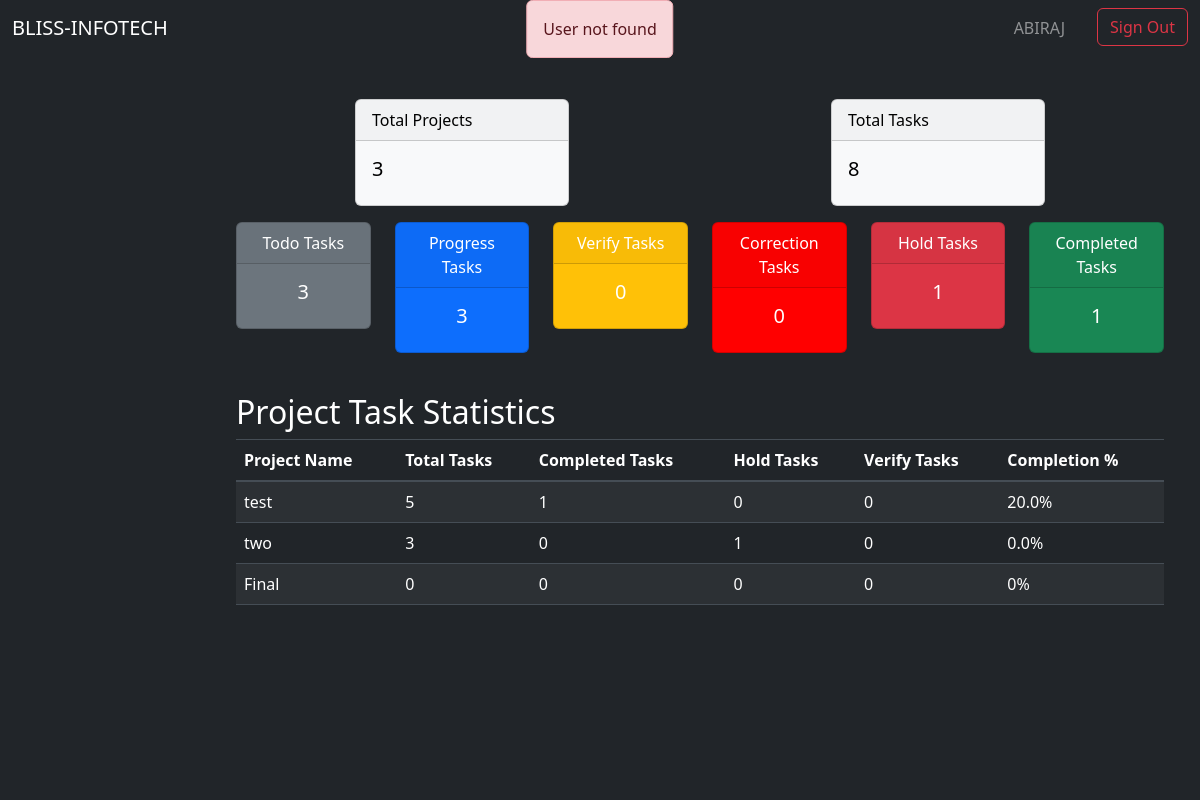
Before: /lead/ (signed in) with the older database file.
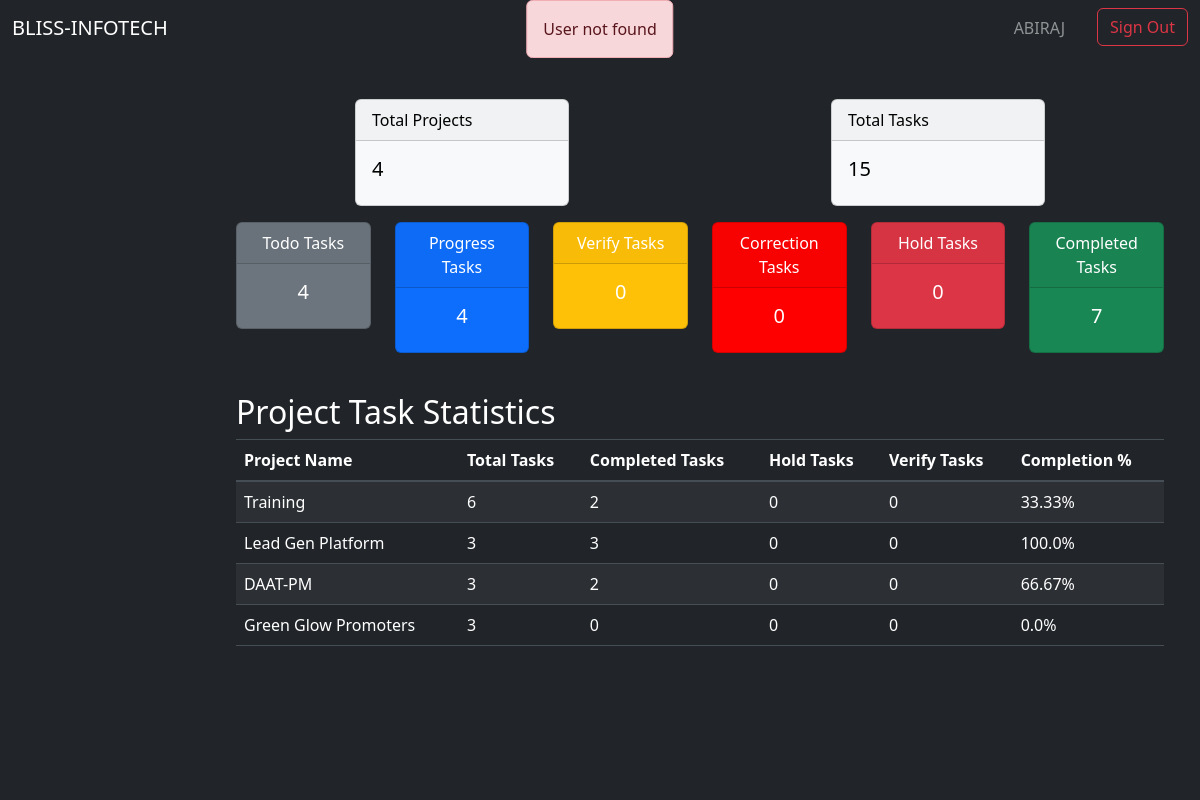
After: the same page with the newer database file.
### app/models.py (models this page shows)
class Project(models.Model):
    id = models.AutoField(primary_key=True)
    name = models.CharField(max_length=64)
    description = models.TextField()
    manager = models.ForeignKey(User, on_delete=models.SET_NULL, null=True)
    client_name = models.CharField(max_length=64, null=True)
    status = models.CharField(max_length=10, default="DESIGN")
    created = models.DateTimeField(auto_now_add=True)
    started = models.DateTimeField(null=True)
    updated = models.DateTimeField(auto_now=True)
    due = models.DateField(null=True)

### app/decorators.py (the view)
        @login_required
        def wrapper(request, *args, **kwargs):
            if in_groups(request.user):
                return view_function(request, *args, **kwargs)
            return redirect('/signout')

### app/views.py (called while the page is built)
def get_role(request):
    if request.user.is_authenticated:
        try:
            role = request.user.groups.all()[0].name
            role = role.lower()
            return role
        except:
            messages.error(request, 'User not found')
            return "/signout"
    else:
        return "/signin"

### lead/views.py (called while the page is built)
@group_required(const.LEAD)
def dashboard(request):
    if request.user.is_authenticated:
        request.session['user_role'] = app_views.get_role(request)
        return render(request,'lead/dashboard.html', lead_dashboard(request))
    else: return redirect('signin')

### template/lead/dashboard.html (shortened to what this page needs)
{% extends 'lead/lead.html' %}
{% block lead_board %}
<div class="container mt-4" style="overflow-x: hidden;">
    <div class="row justify-content-around">
        <div class="col-md-3">
            <div class="card text-black bg-light mb-3">
                <div class="card-header">Total Projects</div>
                <div class="card-body">
                    <h5 class="card-title">{{ total_projects }}</h5>
                </div>
            </div>
        </div>
        <div class="col-md-3">
            <div class="card text-black bg-light mb-3">
                <div class="card-header">Total Tasks</div>
                <div class="card-body">
                    <h5 class="card-title">{{ total_tasks }}</h5>
                </div>
            </div>
        </div>
    </div>
    <div class="row text-center">
        <div class="col-md-2 col-sm-6">
            <div class="card text-white bg-secondary mb-3">
                <div class="card-header">Todo Tasks</div>
                <div class="card-body">
                    <h5 class="card-title">{{ todo_tasks }}</h5>
                </div>
            </div>
        </div>
        <div class="col-md-2 col-sm-6">
            <div class="card text-white bg-primary mb-3">
                <div class="card-header">Progress Tasks</div>
                <div class="card-body">
                    <h5 class="card-title">{{ progress_tasks }}</h5>
                </div>
            </div>
        </div>
        <div class="col-md-2 col-sm-6">
            <div class="card text-white bg-warning mb-3">
                <div class="card-header">Verify Tasks</div>
                <div class="card-body">
                    <h5 class="card-title">{{ verify_tasks }}</h5>
                </div>
            </div>
        </div>
        <div class="col-md-2 col-sm-6">
            <div class="card text-white bg-brown-red mb-3">
                <div class="card-header">Correction Tasks</div>
                <div class="card-body">
                    <h5 class="card-title">{{ correction_tasks }}</h5>
                </div>
            </div>
        </div>
        <div class="col-md-2 col-sm-6">
            <div class="card text-white bg-danger mb-3">
                <div class="card-header">Hold Tasks</div>
                <div class="card-body">
                    <h5 class="card-title">{{ hold_tasks }}</h5>
                </div>
            </div>
        </div>
        <div class="col-md-2 col-sm-6">
            <div class="card text-white bg-success mb-3">
                <div class="card-header">Completed Tasks</div>
                <div class="card-body">
                    <h5 class="card-title">{{ complete_tasks }}</h5>
                </div>
            </div>
        </div>
    </div>
    <h2 class="text-white mt-4">Project Task Statistics</h2>
    <div class="table-responsive">
        <table class="table table-striped table-dark">
            <thead>
                <tr>
                    <th>Project Name</th>
                    <th>Total Tasks</th>
                    <th>Completed Tasks</th>
                    <th>Hold Tasks</th>
                    <th>Verify Tasks</th>
                    <th>Completion %</th>
                </tr>
            </thead>
            <tbody>
                {% for stat in project_stats %}
                <tr>
                    <td>{{ stat.project.name }}</td>
                    <td>{{ stat.total_tasks }}</td>
                    <td>{{ stat.completed_tasks }}</td>
                    <td>{{ stat.hold_tasks }}</td>
                    <td>{{ stat.verify_tasks }}</td>
                    <td>{{ stat.completion_percentage }}%</td>
                </tr>
                {% endfor %}
            </tbody>
        </table>
    </div>
</div>
{% endblock %}

### template/lead/lead.html (shortened to what this page needs)
{% extends 'dashboard.html' %}
{% load static %}
{% block dashboard %}
    {% block lead_board %}
    {% endblock %}
{% endblock %}

### template/dashboard.html (shortened to what this page needs)
{% extends 'index.html' %}
{% block body %}
<section class="container-fluid">
    <nav class="navbar navbar-expand-lg navbar-dark bg-dark fixed-top">
        <div class="container-fluid">
            <a class="navbar-brand" href="#">BLISS-INFOTECH</a>
            <div class="collapse navbar-collapse justify-content-end" id="navbarTop">
                <ul class="navbar-nav mb-2 mb-lg-0">
                    <li class="nav-item">
                        <span class="navbar-text me-3 px-3 text-uppercase">{{ request.user.username }}</span>
                    </li>
                    <li class="nav-item">
                        <a class="btn btn-outline-danger" href="{% url 'signout' %}">Sign Out</a>
                    </li>
                </ul>
            </div>
        </div>
    </nav>
    <div class="row flex-nowrap">
        <nav class="col-md-3 col-lg-2 d-md-block sidebar bg-dark" style="position: fixed; top: 75px; left: 0; height: calc(100vh - 75px); overflow-y: auto;">
        </nav>
        <main class="col-md-9 ms-sm-auto col-lg-10 px-md-4" style="overflow-x: hidden; margin-left: 17%; padding-top: 75px; height: calc(100vh - 20px);">
            {% block dashboard %}{% endblock %}
        </main>
    </div>
</section>
{% endblock %}

### template/index.html (shortened to what this page needs)
{% load static %}
<!DOCTYPE html>
<html lang="en">
<head>
    <link href="https://stackpath.bootstrapcdn.com/bootstrap/4.5.2/css/bootstrap.min.css" rel="stylesheet"/>
    <link rel="stylesheet" href="https://cdnjs.cloudflare.com/ajax/libs/font-awesome/6.0.0-beta3/css/all.min.css">
    <link href="https://cdn.jsdelivr.net/npm/bootstrap@5.3.0-alpha1/dist/css/bootstrap.min.css" rel="stylesheet">
    <link rel="stylesheet" href="{% static 'css/style.css' %}">
</head>
<body class="bg-dark">
    {% if messages %}
    <div class="messages" style="position: fixed; top: 0; left: 50%; transform: translateX(-50%); width: 100%; z-index: 1050;">
        {% for message in messages %}
        <div class="alert
            {% if message.tags == 'error' %}alert-danger
            {% elif message.tags == 'warning' %}alert-warning
            {% elif message.tags == 'success' %}alert-success
            {% else %}alert-info
            {% endif %}"
            role="alert" style="position: fixed; top: 10%; left: 50%; transform: translateX(-50%); max-width: 60%;">
            {{ message }}
        </div>
        {% endfor %}
    </div>
    {% endif %}
    {% if user.is_authenticated %}
        {% block body %}{% endblock %}
    {% else %}
        {% block sign %}{% endblock %}
    {% endif %}
</body>
</html>

### static/css/style.css (style rules this page uses)
body { background-color: #343a40; }
.bg-brown-red { background-color: red; color: white; }

Changed rows visible on the page:
removed Project: project.name "test", total_tasks "5", completed_tasks "1", hold_tasks "0", verify_tasks "0", completion_percentage "20.0"
removed Project: project.name "two", total_tasks "3", completed_tasks "0", hold_tasks "1", verify_tasks "0", completion_percentage "0.0"
removed Project: project.name "Final", total_tasks "0", completed_tasks "0", hold_tasks "0", verify_tasks "0", completion_percentage "0"
added Project: project.name "Training", total_tasks "6", completed_tasks "2", hold_tasks "0", verify_tasks "0", completion_percentage "33.33"
added Project: project.name "Lead Gen Platform", total_tasks "3", completed_tasks "3", hold_tasks "0", verify_tasks "0", completion_percentage "100.0"
added Project: project.name "DAAT-PM", total_tasks "3", completed_tasks "2", hold_tasks "0", verify_tasks "0", completion_percentage "66.67"
added Project: project.name "Green Glow Promoters", total_tasks "3", completed_tasks "0", hold_tasks "0", verify_tasks "0", completion_percentage "0.0"
Other visible differences:
{{ total_projects }}: "3" → "4"
{{ total_tasks }}: "8" → "15"
{{ todo_tasks }}: "3" → "4"
{{ progress_tasks }}: "3" → "4"
{{ hold_tasks }}: "1" → "0"
{{ complete_tasks }}: "1" → "7"
